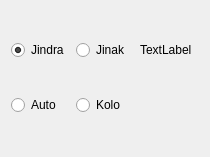
<?xml version="1.0" encoding="UTF-8"?>
<ui version="4.0">
 <class>dojizdeni</class>
 <widget class="QWidget" name="dojizdeni">
  <property name="geometry">
   <rect>
    <x>0</x>
    <y>0</y>
    <width>210</width>
    <height>157</height>
   </rect>
  </property>
  <property name="windowTitle">
   <string>Form</string>
  </property>
  <layout class="QGridLayout" name="gridLayout">
   <item row="0" column="0">
    <widget class="QRadioButton" name="radPupik">
     <property name="text">
      <string>Jindra</string>
     </property>
     <property name="checked">
      <bool>true</bool>
     </property>
     <property name="autoRepeat">
      <bool>false</bool>
     </property>
    </widget>
   </item>
   <item row="1" column="0">
    <widget class="QRadioButton" name="radAutem">
     <property name="text">
      <string>Auto</string>
     </property>
    </widget>
   </item>
   <item row="0" column="1">
    <widget class="QRadioButton" name="radJinak">
     <property name="text">
      <string>Jinak</string>
     </property>
    </widget>
   </item>
   <item row="1" column="1">
    <widget class="QRadioButton" name="radKolo">
     <property name="text">
      <string>Kolo</string>
     </property>
    </widget>
   </item>
   <item row="0" column="2">
    <widget class="QLabel" name="labPlatit">
     <property name="text">
      <string>TextLabel</string>
     </property>
    </widget>
   </item>
  </layout>
 </widget>
 <resources/>
 <connections/>
</ui>
